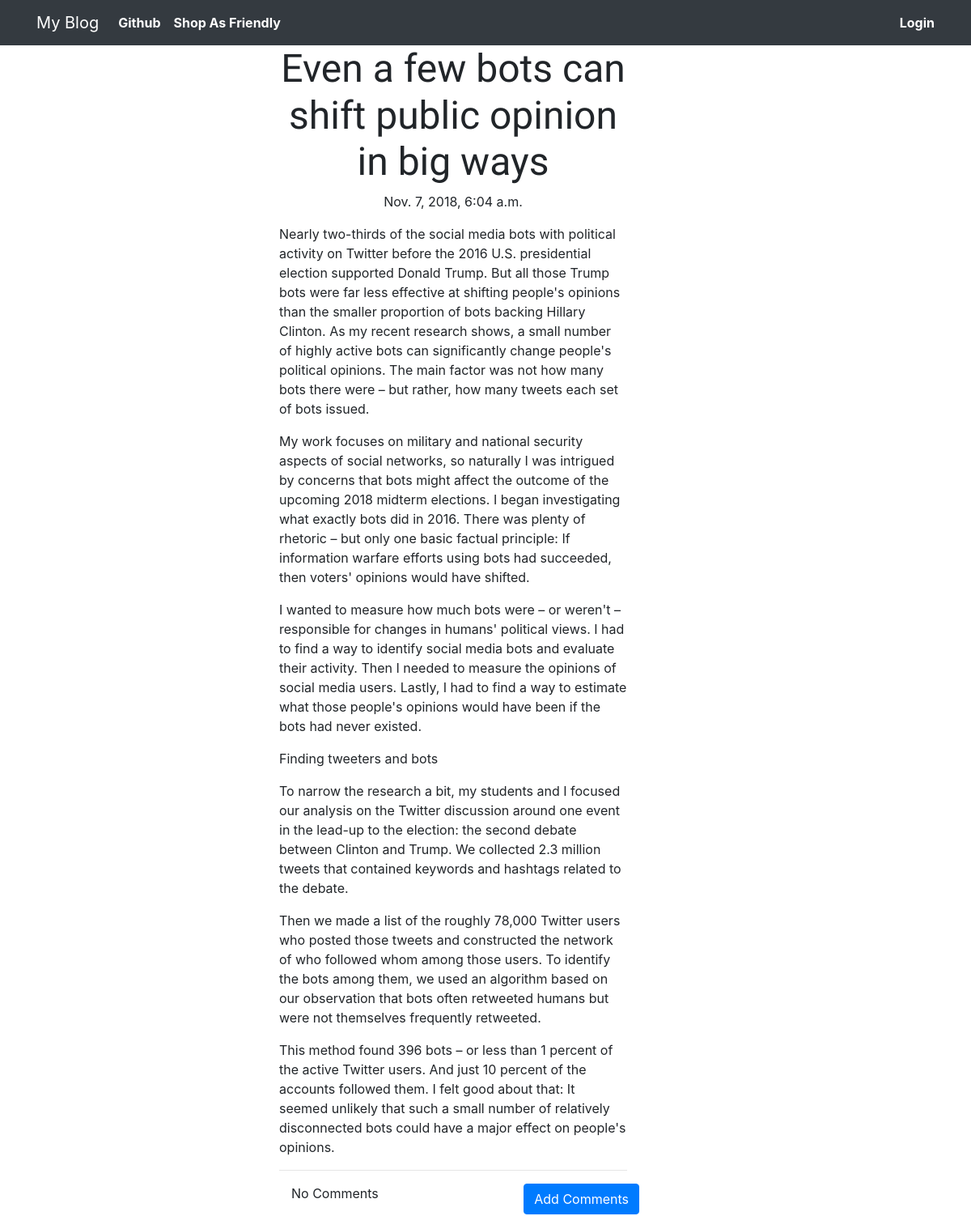
The page /post/5 on the database its author committed.
### blog/models.py (models this page shows, shortened)
class Post(models.Model):
	author = models.ForeignKey('auth.User',on_delete=models.CASCADE)
	title = models.CharField(max_length=5000)
	text = models.TextField()
	created_date = models.DateTimeField(default=timezone.now)
	published_date = models.DateTimeField(blank=True,null=True)

### blog/views.py (the view)
# urls.py: path('post/<int:pk>', views.PostDetailView.as_view(), name='post_detail'),
class PostDetailView(DetailView):
	model = Post

### blog/templates/blog/post_detail.html (shortened to what this page needs)
{% extends "blog/base.html" %}
{% block content %}
<div class="my_post">
	<h1 class="posttitle loader">{{ post.title }}</h1>
	{% if post.published_date %}
		<div class="date postdate">
			{{ post.published_date }}
		</div>
	{% else %}
		<a class="btn btn-default" href="{% url 'post_publish' pk=post.pk %}">Publish</a>
	{% endif %}
	<p class="postcontent">{{ post.text|safe|linebreaksbr }}</p>
    <hr>
    <a class="btn btn-primary btn-comment" href="{% url 'add_comment_to_post' pk=post.pk %}">Add Comments</a>
    <div class="container">
    	{% for comment in post.comments.all %}
    	<br>
    	    {% if user.is_authenticated or comment.approved_comment %}
    	    	{{ comment.created_date }}
    	    	{% if not comment.approved_comment %}
    	    		<a class="btn btn-danger" href="{% url 'comment_remove' pk=comment.pk %}">Remove</a>
					<a class="btn btn-primary" href="{% url 'comment_approve' pk=post.pk %}">Okk</a>
    	    	{% endif %}
    	    	<p>{{ comment.text|safe|linebreaks }}</p>
    	    	<p>Posted By : {{ comment.author }}</p>
    	    {% endif %}
    	    {% empty %}
    	    <p>No Comments</p>
    	{% endfor %}
    </div>
</div>
{% endblock %}

### blog/static/css/blog.css (style rules this page uses)
.postdate { text-align: center; }
.posttitle { font-family: 'Spicy Rice', cursive; font-size: 3em; text-align: center; }
.postcontent { font-family: 'PT Sans', sans-serif; font-size: 1.5em; }
.btn-comment { position: absolute; right: 0px; }
.my_post { margin-left: 300px; }
.loader { filter:hue-rotate(0deg); color:linear-gradient(45deg,#0f8,#08f); animation:hue 10000ms infinite linear; }

### rows shown on the page
Post: title "Even a few bots can shift public opinion in big ways", published_date "Nov. 7, 2018, 6:04 a.m.", text "Nearly two-thirds of the social media bots with political activity on Twitter before the 2016 U.S. presidential election supported Donald Trump. But all those Trump bots were far less effective at shifting people's opinions than the smaller proportion of bots backing Hillary Clinton. As my recent research shows, a small number of highly active bots can significantly change people's political opinions. The main factor was not how many bots there were – but rather, how many tweets each set of bots issued. My work focuses on military and national security aspects of social networks, so naturally I was intrigued by concerns that bots might affect the outcome of the upcoming 2018 midterm…"
